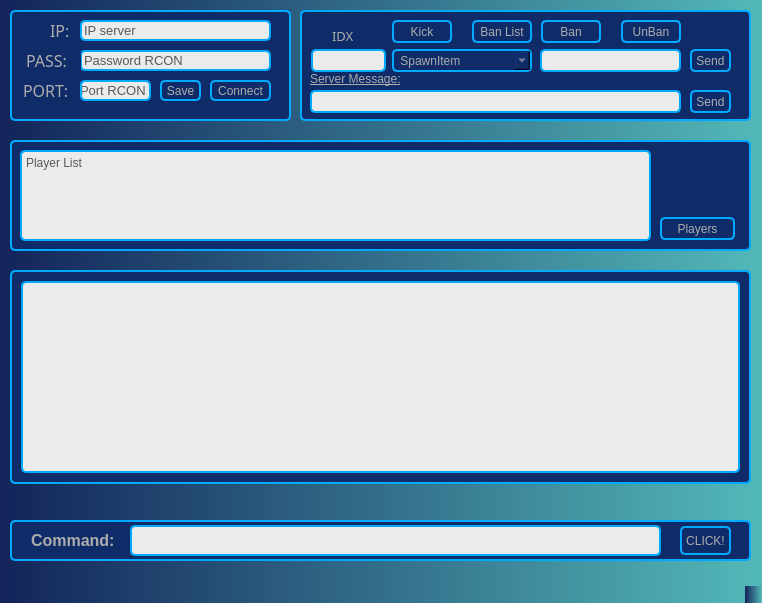
<?xml version="1.0" encoding="UTF-8"?>
<ui version="4.0">
 <class>MainWindow</class>
 <widget class="QMainWindow" name="MainWindow">
  <property name="geometry">
   <rect>
    <x>0</x>
    <y>0</y>
    <width>762</width>
    <height>603</height>
   </rect>
  </property>
  <property name="font">
   <font>
    <family>Arial</family>
    <pointsize>8</pointsize>
    <weight>75</weight>
    <italic>false</italic>
    <bold>true</bold>
   </font>
  </property>
  <property name="windowTitle">
   <string>ConanRcon</string>
  </property>
  <property name="autoFillBackground">
   <bool>false</bool>
  </property>
  <property name="styleSheet">
   <string notr="true">background-color:qlineargradient(spread:pad, x1:0, y1:0, x2:1, y2:0, stop:0 rgba(19, 36, 90, 255), stop:1 rgba(83, 185, 185, 255));
color: rgb(173, 173, 173);</string>
  </property>
  <widget class="QWidget" name="centralwidget">
   <property name="styleSheet">
    <string notr="true"/>
   </property>
   <widget class="QFrame" name="frame">
    <property name="geometry">
     <rect>
      <x>10</x>
      <y>10</y>
      <width>281</width>
      <height>111</height>
     </rect>
    </property>
    <property name="styleSheet">
     <string notr="true">background-color: rgb(15, 43, 104);
border:2px solid  rgb(0, 170, 255);
border-radius: 5;</string>
    </property>
    <property name="frameShape">
     <enum>QFrame::StyledPanel</enum>
    </property>
    <property name="frameShadow">
     <enum>QFrame::Raised</enum>
    </property>
    <widget class="QLineEdit" name="ip_edit">
     <property name="geometry">
      <rect>
       <x>70</x>
       <y>10</y>
       <width>191</width>
       <height>21</height>
      </rect>
     </property>
     <property name="font">
      <font>
       <pointsize>10</pointsize>
      </font>
     </property>
     <property name="styleSheet">
      <string notr="true">background-color: rgb(235, 235, 235);
border:2px solid  rgb(0, 170, 255);
border-radius: 5;
color: rgb(89, 89, 89);</string>
     </property>
     <property name="text">
      <string>IP server</string>
     </property>
    </widget>
    <widget class="QLineEdit" name="Pass_Edit">
     <property name="geometry">
      <rect>
       <x>70</x>
       <y>40</y>
       <width>191</width>
       <height>21</height>
      </rect>
     </property>
     <property name="font">
      <font>
       <pointsize>10</pointsize>
      </font>
     </property>
     <property name="styleSheet">
      <string notr="true">background-color: rgb(235, 235, 235);
border:2px solid  rgb(0, 170, 255);
border-radius: 5;
color: rgb(89, 89, 89);</string>
     </property>
     <property name="text">
      <string>Password RCON</string>
     </property>
    </widget>
    <widget class="QLineEdit" name="Port_Edit">
     <property name="geometry">
      <rect>
       <x>70</x>
       <y>70</y>
       <width>71</width>
       <height>21</height>
      </rect>
     </property>
     <property name="font">
      <font>
       <pointsize>10</pointsize>
      </font>
     </property>
     <property name="styleSheet">
      <string notr="true">background-color: rgb(235, 235, 235);
border:2px solid  rgb(0, 170, 255);
border-radius: 5;
color: rgb(89, 89, 89);</string>
     </property>
     <property name="text">
      <string>Port RCON</string>
     </property>
    </widget>
    <widget class="QLabel" name="label_2">
     <property name="geometry">
      <rect>
       <x>10</x>
       <y>40</y>
       <width>61</width>
       <height>21</height>
      </rect>
     </property>
     <property name="font">
      <font>
       <family>Segoe UI Black</family>
       <pointsize>12</pointsize>
       <weight>10</weight>
       <italic>false</italic>
       <bold>false</bold>
      </font>
     </property>
     <property name="styleSheet">
      <string notr="true">background-color: rgb(15, 43, 104);
font: 87 12pt &quot;Segoe UI Black&quot;;
border:2px solid  rgb(15, 43, 104);
border-radius: 0;</string>
     </property>
     <property name="text">
      <string>PASS:</string>
     </property>
     <property name="textFormat">
      <enum>Qt::PlainText</enum>
     </property>
    </widget>
    <widget class="QLabel" name="label_3">
     <property name="geometry">
      <rect>
       <x>7</x>
       <y>70</y>
       <width>61</width>
       <height>21</height>
      </rect>
     </property>
     <property name="font">
      <font>
       <family>Segoe UI Black</family>
       <pointsize>12</pointsize>
       <weight>10</weight>
       <italic>false</italic>
       <bold>false</bold>
      </font>
     </property>
     <property name="styleSheet">
      <string notr="true">background-color: rgb(15, 43, 104);
font: 87 12pt &quot;Segoe UI Black&quot;;
border:2px solid  rgb(15, 43, 104);
border-radius: 0;</string>
     </property>
     <property name="text">
      <string>PORT:</string>
     </property>
     <property name="textFormat">
      <enum>Qt::PlainText</enum>
     </property>
    </widget>
    <widget class="QPushButton" name="conButton">
     <property name="geometry">
      <rect>
       <x>200</x>
       <y>70</y>
       <width>61</width>
       <height>21</height>
      </rect>
     </property>
     <property name="text">
      <string>Connect</string>
     </property>
    </widget>
    <widget class="QPushButton" name="saveButton">
     <property name="geometry">
      <rect>
       <x>150</x>
       <y>70</y>
       <width>41</width>
       <height>21</height>
      </rect>
     </property>
     <property name="text">
      <string>Save</string>
     </property>
    </widget>
    <widget class="QLabel" name="label_6">
     <property name="geometry">
      <rect>
       <x>34</x>
       <y>10</y>
       <width>31</width>
       <height>21</height>
      </rect>
     </property>
     <property name="font">
      <font>
       <family>Segoe UI Black</family>
       <pointsize>12</pointsize>
       <weight>10</weight>
       <italic>false</italic>
       <bold>false</bold>
      </font>
     </property>
     <property name="styleSheet">
      <string notr="true">background-color: rgb(15, 43, 104);
font: 87 12pt &quot;Segoe UI Black&quot;;
border:2px solid  rgb(15, 43, 104);
border-radius: 0;</string>
     </property>
     <property name="text">
      <string>IP:</string>
     </property>
     <property name="textFormat">
      <enum>Qt::PlainText</enum>
     </property>
    </widget>
   </widget>
   <widget class="QFrame" name="frame_2">
    <property name="geometry">
     <rect>
      <x>10</x>
      <y>520</y>
      <width>741</width>
      <height>41</height>
     </rect>
    </property>
    <property name="styleSheet">
     <string notr="true">background-color: rgb(15, 43, 104);
border:2px solid  rgb(0, 170, 255);
border-radius: 5;</string>
    </property>
    <property name="frameShape">
     <enum>QFrame::StyledPanel</enum>
    </property>
    <property name="frameShadow">
     <enum>QFrame::Raised</enum>
    </property>
    <widget class="QLabel" name="label_4">
     <property name="geometry">
      <rect>
       <x>15</x>
       <y>5</y>
       <width>111</width>
       <height>31</height>
      </rect>
     </property>
     <property name="font">
      <font>
       <pointsize>12</pointsize>
       <weight>75</weight>
       <bold>true</bold>
      </font>
     </property>
     <property name="styleSheet">
      <string notr="true">background-color: rgb(15, 43, 104);
border:2px solid  rgb(15, 43, 104);
border-radius: 0;</string>
     </property>
     <property name="text">
      <string>Command:</string>
     </property>
     <property name="textFormat">
      <enum>Qt::PlainText</enum>
     </property>
    </widget>
    <widget class="QLineEdit" name="lineEditCmd">
     <property name="geometry">
      <rect>
       <x>120</x>
       <y>5</y>
       <width>531</width>
       <height>31</height>
      </rect>
     </property>
     <property name="font">
      <font>
       <pointsize>16</pointsize>
      </font>
     </property>
     <property name="styleSheet">
      <string notr="true">background-color: rgb(235, 235, 235);
border:2px solid  rgb(0, 170, 255);
border-radius: 5;
color: rgb(89, 89, 89);</string>
     </property>
     <property name="text">
      <string/>
     </property>
    </widget>
    <widget class="QPushButton" name="ClikBut">
     <property name="geometry">
      <rect>
       <x>670</x>
       <y>6</y>
       <width>51</width>
       <height>29</height>
      </rect>
     </property>
     <property name="styleSheet">
      <string notr="true"/>
     </property>
     <property name="text">
      <string>CLICK!</string>
     </property>
    </widget>
   </widget>
   <widget class="QFrame" name="ConsoleBackgr">
    <property name="geometry">
     <rect>
      <x>10</x>
      <y>270</y>
      <width>741</width>
      <height>214</height>
     </rect>
    </property>
    <property name="styleSheet">
     <string notr="true">background-color: rgb(15, 43, 104);
border:2px solid  rgb(0, 170, 255);
border-radius: 5;</string>
    </property>
    <property name="frameShape">
     <enum>QFrame::StyledPanel</enum>
    </property>
    <property name="frameShadow">
     <enum>QFrame::Raised</enum>
    </property>
    <layout class="QVBoxLayout" name="verticalLayout_2">
     <item>
      <widget class="QPlainTextEdit" name="plainTextEditConsole">
       <property name="styleSheet">
        <string notr="true">background-color: rgb(235, 235, 235);
border:2px solid  rgb(0, 170, 255);
border-radius: 5;
color: rgb(89, 89, 89);</string>
       </property>
       <property name="plainText">
        <string/>
       </property>
      </widget>
     </item>
    </layout>
   </widget>
   <widget class="QFrame" name="ConsoleBackgr_2">
    <property name="geometry">
     <rect>
      <x>10</x>
      <y>140</y>
      <width>741</width>
      <height>111</height>
     </rect>
    </property>
    <property name="styleSheet">
     <string notr="true">background-color: rgb(15, 43, 104);
border:2px solid  rgb(0, 170, 255);
border-radius: 5;</string>
    </property>
    <property name="frameShape">
     <enum>QFrame::StyledPanel</enum>
    </property>
    <property name="frameShadow">
     <enum>QFrame::Raised</enum>
    </property>
    <widget class="QPlainTextEdit" name="plainTextEdit">
     <property name="geometry">
      <rect>
       <x>10</x>
       <y>10</y>
       <width>631</width>
       <height>91</height>
      </rect>
     </property>
     <property name="styleSheet">
      <string notr="true">background-color: rgb(235, 235, 235);
border:2px solid  rgb(0, 170, 255);
border-radius: 5;
color: rgb(89, 89, 89);</string>
     </property>
     <property name="plainText">
      <string>Player List</string>
     </property>
    </widget>
    <widget class="QPushButton" name="pushButton1">
     <property name="geometry">
      <rect>
       <x>650</x>
       <y>77</y>
       <width>75</width>
       <height>23</height>
      </rect>
     </property>
     <property name="styleSheet">
      <string notr="true">background-color: rgb(15, 43, 104);
border:2px solid  rgb(0, 170, 255);
border-radius: 5;</string>
     </property>
     <property name="text">
      <string>Players</string>
     </property>
    </widget>
   </widget>
   <widget class="QFrame" name="frame_3">
    <property name="geometry">
     <rect>
      <x>300</x>
      <y>10</y>
      <width>451</width>
      <height>111</height>
     </rect>
    </property>
    <property name="styleSheet">
     <string notr="true">background-color: rgb(15, 43, 104);
border:2px solid  rgb(0, 170, 255);
border-radius: 5;</string>
    </property>
    <property name="frameShape">
     <enum>QFrame::StyledPanel</enum>
    </property>
    <property name="frameShadow">
     <enum>QFrame::Raised</enum>
    </property>
    <widget class="QComboBox" name="comboBox">
     <property name="geometry">
      <rect>
       <x>92</x>
       <y>39</y>
       <width>140</width>
       <height>23</height>
      </rect>
     </property>
     <item>
      <property name="text">
       <string extracomment="заспавнить"> SpawnItem</string>
      </property>
     </item>
     <item>
      <property name="text">
       <string> TeleportToPlayer</string>
      </property>
     </item>
     <item>
      <property name="text">
       <string> TeleportPlayer </string>
      </property>
     </item>
     <item>
      <property name="text">
       <string> Fly </string>
      </property>
     </item>
     <item>
      <property name="text">
       <string> Walk</string>
      </property>
     </item>
     <item>
      <property name="text">
       <string> God</string>
      </property>
     </item>
     <item>
      <property name="text">
       <string> Cloak</string>
      </property>
     </item>
     <item>
      <property name="text">
       <string> Dc meteor spawn</string>
      </property>
     </item>
     <item>
      <property name="text">
       <string> LevelFollowerUpTo </string>
      </property>
     </item>
     <item>
      <property name="text">
       <string> Setstat level </string>
      </property>
     </item>
     <item>
      <property name="text">
       <string> MakeMeAdmin</string>
      </property>
     </item>
     <item>
      <property name="text">
       <string> MakeMeNormal</string>
      </property>
     </item>
    </widget>
    <widget class="QLineEdit" name="MesslineEdit">
     <property name="geometry">
      <rect>
       <x>10</x>
       <y>80</y>
       <width>371</width>
       <height>23</height>
      </rect>
     </property>
     <property name="styleSheet">
      <string notr="true">background-color: rgb(235, 235, 235);
border:2px solid  rgb(0, 170, 255);
border-radius: 5;
color: rgb(89, 89, 89);</string>
     </property>
    </widget>
    <widget class="QLabel" name="label_5">
     <property name="geometry">
      <rect>
       <x>5</x>
       <y>58</y>
       <width>101</width>
       <height>21</height>
      </rect>
     </property>
     <property name="styleSheet">
      <string notr="true">background-color: rgb(15, 43, 104);
border:2px solid  rgb(15, 43, 104);
border-radius: 0;
font: 87 8pt &quot;Segoe UI Black&quot;;
text-decoration: underline;</string>
     </property>
     <property name="text">
      <string>Server Message:</string>
     </property>
    </widget>
    <widget class="QPushButton" name="MessButton_2">
     <property name="geometry">
      <rect>
       <x>390</x>
       <y>80</y>
       <width>41</width>
       <height>23</height>
      </rect>
     </property>
     <property name="text">
      <string>Send</string>
     </property>
    </widget>
    <widget class="QLineEdit" name="IdxEdit">
     <property name="geometry">
      <rect>
       <x>11</x>
       <y>39</y>
       <width>75</width>
       <height>23</height>
      </rect>
     </property>
     <property name="styleSheet">
      <string notr="true">background-color: rgb(235, 235, 235);
border:2px solid  rgb(0, 170, 255);
border-radius: 5;
color: rgb(89, 89, 89);</string>
     </property>
     <property name="text">
      <string/>
     </property>
    </widget>
    <widget class="QLineEdit" name="IdxEdit_2">
     <property name="geometry">
      <rect>
       <x>240</x>
       <y>39</y>
       <width>141</width>
       <height>23</height>
      </rect>
     </property>
     <property name="styleSheet">
      <string notr="true">background-color: rgb(235, 235, 235);
border:2px solid  rgb(0, 170, 255);
border-radius: 5;
color: rgb(89, 89, 89);</string>
     </property>
     <property name="text">
      <string/>
     </property>
    </widget>
    <widget class="QPushButton" name="Mess3">
     <property name="geometry">
      <rect>
       <x>390</x>
       <y>39</y>
       <width>41</width>
       <height>23</height>
      </rect>
     </property>
     <property name="text">
      <string>Send</string>
     </property>
    </widget>
    <widget class="QLabel" name="label">
     <property name="geometry">
      <rect>
       <x>27</x>
       <y>18</y>
       <width>38</width>
       <height>16</height>
      </rect>
     </property>
     <property name="font">
      <font>
       <family>Segoe UI Black</family>
       <pointsize>10</pointsize>
       <weight>10</weight>
       <italic>false</italic>
       <bold>false</bold>
      </font>
     </property>
     <property name="styleSheet">
      <string notr="true">background-color: rgb(15, 43, 104);
font: 87 10pt &quot;Segoe UI Black&quot;;
border:2px solid  rgb(15, 43, 104);
border-radius: 0;</string>
     </property>
     <property name="text">
      <string>IDX</string>
     </property>
     <property name="textFormat">
      <enum>Qt::PlainText</enum>
     </property>
    </widget>
    <widget class="QPushButton" name="KickButton">
     <property name="geometry">
      <rect>
       <x>92</x>
       <y>10</y>
       <width>60</width>
       <height>23</height>
      </rect>
     </property>
     <property name="text">
      <string>Kick</string>
     </property>
    </widget>
    <widget class="QPushButton" name="BanButton_2">
     <property name="geometry">
      <rect>
       <x>241</x>
       <y>10</y>
       <width>60</width>
       <height>23</height>
      </rect>
     </property>
     <property name="text">
      <string>Ban</string>
     </property>
    </widget>
    <widget class="QPushButton" name="UnBanButton_4">
     <property name="geometry">
      <rect>
       <x>321</x>
       <y>10</y>
       <width>60</width>
       <height>23</height>
      </rect>
     </property>
     <property name="text">
      <string>UnBan</string>
     </property>
    </widget>
    <widget class="QPushButton" name="BanListButton">
     <property name="geometry">
      <rect>
       <x>172</x>
       <y>10</y>
       <width>60</width>
       <height>23</height>
      </rect>
     </property>
     <property name="text">
      <string>Ban List</string>
     </property>
    </widget>
    <zorder>MesslineEdit</zorder>
    <zorder>label_5</zorder>
    <zorder>MessButton_2</zorder>
    <zorder>IdxEdit</zorder>
    <zorder>IdxEdit_2</zorder>
    <zorder>Mess3</zorder>
    <zorder>label</zorder>
    <zorder>comboBox</zorder>
    <zorder>KickButton</zorder>
    <zorder>BanButton_2</zorder>
    <zorder>UnBanButton_4</zorder>
    <zorder>BanListButton</zorder>
   </widget>
  </widget>
  <widget class="QMenuBar" name="menubar">
   <property name="geometry">
    <rect>
     <x>0</x>
     <y>0</y>
     <width>762</width>
     <height>21</height>
    </rect>
   </property>
   <property name="styleSheet">
    <string notr="true">background-color:qlineargradient(spread:pad, x1:0, y1:0, x2:1, y2:0, stop:0 rgba(19, 36, 90, 255), stop:1 rgba(83, 185, 185, 255));</string>
   </property>
  </widget>
  <widget class="QStatusBar" name="statusbar"/>
 </widget>
 <resources/>
 <connections/>
</ui>
